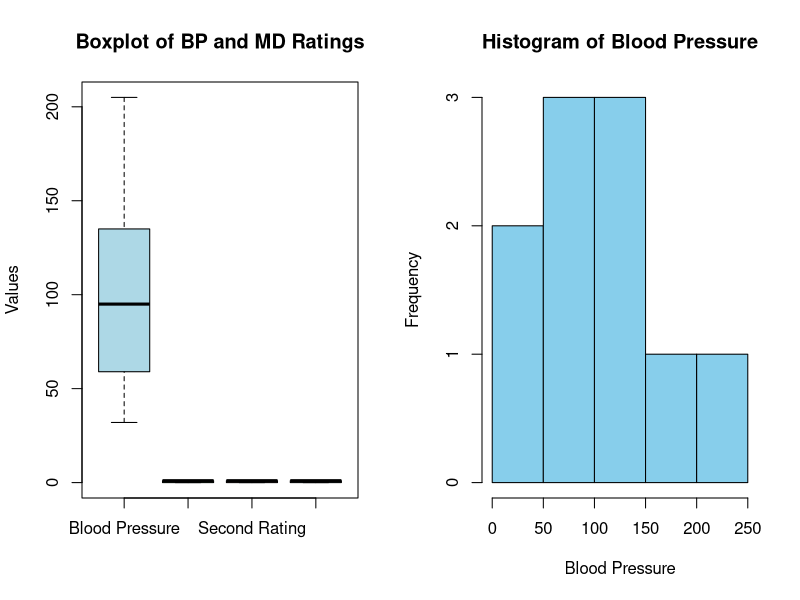

Reproduce this figure in R.
# Data
Frequency <- c(0.6, 0.3, 0.4, 0.4, 0.2, 0.6, 0.3, 0.4, 0.9, 0.2)
BP <- c(103, 87, 32, 42, 59, 109, 78, 205, 135, 176)
First <- c(1, 1, 1, 1, 0, 0, 0, 0, NA, 1)  # NA represents missing values
Second <- c(0, 0, 1, 1, 0, 0, 1, 1, 1, 1)
FinalDecision <- c(0, 1, 0, 1, 0, 1, 0, 1, 1, 1)

# Create a side-by-side boxplot
par(mfrow = c(1, 2))  # Set plotting area to have 1 row, 2 columns

# Boxplot for BP and MD Ratings
boxplot(BP, First, Second, FinalDecision, names = c("Blood Pressure", "First Rating", "Second Rating", "Final Decision"),
        main = "Boxplot of BP and MD Ratings", col = c("lightblue", "lightgreen", "lightpink"),
        ylab = "Values")

# Histogram for Blood Pressure
hist(BP, breaks = 5, col = "skyblue", border = "black",
     main = "Histogram of Blood Pressure", xlab = "Blood Pressure", ylab = "Frequency")

# Reset plotting area
par(mfrow = c(1, 1))


